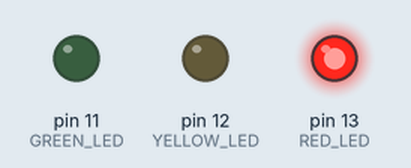
Recording of a sketch running on a simulated Arduino Uno, built with avr-gcc and run on an emulated ATmega328P. Parts: output pins drawn as LEDs (lit = HIGH).

Above: at 2.5 s.
At 7.0 s:
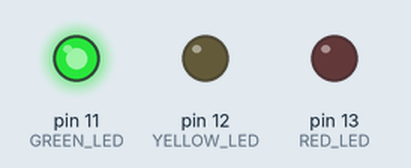
At 10.0 s:
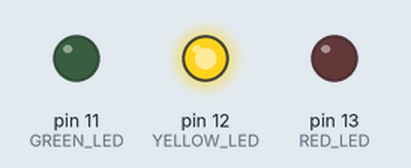
Timing chart, 0 to 14.3 s (numbered marks = the images above):
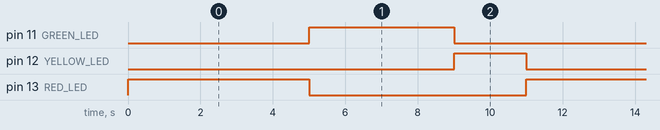

Measured:
- by itself, pin 11 (GREEN_LED): alternates HIGH for 4.0 s and LOW for 7.0 s
- by itself, pin 12 (YELLOW_LED): alternates HIGH for 2.0 s and LOW for 9.0 s
- by itself, pin 13 (RED_LED): alternates HIGH for 5.0 s and LOW for 6.0 s

The sketch:

traffic_light.ino
```cpp
const int RED_LED = 13;
const int YELLOW_LED = 12;
const int GREEN_LED = 11;

void setup() {
  pinMode(RED_LED, OUTPUT);
  pinMode(YELLOW_LED, OUTPUT);
  pinMode(GREEN_LED, OUTPUT);
}

void loop() {
  // Đèn đỏ bật 5 giây
  digitalWrite(RED_LED, HIGH);
  digitalWrite(YELLOW_LED, LOW);
  digitalWrite(GREEN_LED, LOW);
  delay(5000);

  // Đèn xanh bật 4 giây
  digitalWrite(RED_LED, LOW);
  digitalWrite(YELLOW_LED, LOW);
  digitalWrite(GREEN_LED, HIGH);
  delay(4000);

  // Đèn vàng bật 2 giây
  digitalWrite(RED_LED, LOW);
  digitalWrite(YELLOW_LED, HIGH);
  digitalWrite(GREEN_LED, LOW);
  delay(2000);
}
```
